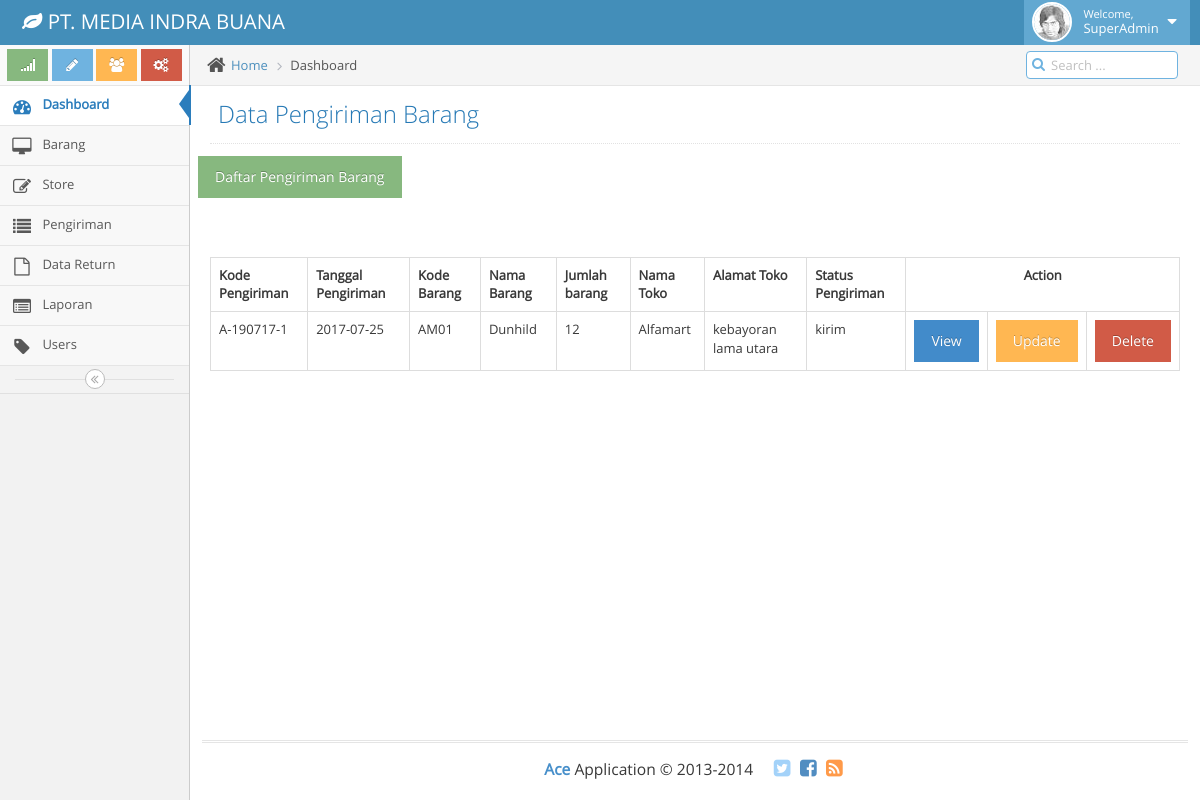
Screenshot of /SuperAdmin/pengiriman/data_pengiriman.php (signed in) with the database file from the repository.
### tables this page shows
CREATE TABLE `pengiriman` (
  `kode_pengiriman` varchar(11) NOT NULL,
  `tgl_pengiriman` date DEFAULT NULL,
  `kode_barang` varchar(11) DEFAULT NULL,
  `harga_satuan` int(20) DEFAULT NULL,
  `jumlah_barang` int(11) DEFAULT NULL,
  `kode_toko` varchar(11) DEFAULT NULL,
  `kode_status_pengiriman` int(11) DEFAULT NULL,
  `created_at` datetime DEFAULT NULL,
  `created_by` int(11) DEFAULT NULL,
  `modified_at` datetime DEFAULT NULL,
  `modified_by` int(11) DEFAULT NULL,
  PRIMARY KEY (`kode_pengiriman`)
);

CREATE TABLE `store` (
  `kode_toko` varchar(11) NOT NULL,
  `nama_toko` varchar(100) DEFAULT NULL,
  `alamat` text NOT NULL,
  `created_at` datetime DEFAULT NULL,
  `created_by` int(11) DEFAULT NULL,
  `modified_at` datetime DEFAULT NULL,
  `modified_by` int(11) DEFAULT NULL,
  PRIMARY KEY (`kode_toko`)
);

CREATE TABLE `barang` (
  `kode_barang` varchar(11) NOT NULL,
  `nama_barang` varchar(50) DEFAULT NULL,
  `brand` varchar(20) DEFAULT NULL,
  `isi` int(11) DEFAULT NULL,
  `harga` int(20) DEFAULT NULL,
  `created_at` datetime DEFAULT NULL,
  `created_by` varchar(20) DEFAULT NULL,
  `modified_at` datetime DEFAULT NULL,
  `modified_by` varchar(20) DEFAULT NULL,
  PRIMARY KEY (`kode_barang`)
);

CREATE TABLE `status_barang` (
  `id` int(11) NOT NULL AUTO_INCREMENT,
  `status` varchar(11) DEFAULT NULL,
  PRIMARY KEY (`id`)
);

### public/SuperAdmin/pengiriman/data_pengiriman.php (the view, shortened to what this page needs)
<!DOCTYPE html>
<html lang="en">
	<head>
		<link rel="stylesheet" href="../../assets/css/bootstrap.min.css" />
		<link rel="stylesheet" href="../../assets/font-awesome/4.5.0/css/font-awesome.min.css" />
		<link rel="stylesheet" href="../../assets/css/ace.min.css" class="ace-main-stylesheet" id="main-ace-style" />
		<link rel="stylesheet" href="../../assets/css/ace-skins.min.css" />
		<link rel="stylesheet" href="../../assets/css/ace-rtl.min.css" />
	</head>
	<body class="no-skin">
		<div class="main-container ace-save-state" id="main-container">
			<div class="main-content">
				<div class="main-content-inner">
					<div class="breadcrumbs ace-save-state" id="breadcrumbs">
						<ul class="breadcrumb">
							<li>
								<i class="ace-icon fa fa-home home-icon"></i>
								<a href="#">Home</a>
							</li>
							<li class="active">Dashboard</li>
						</ul>
						<div class="nav-search" id="nav-search">
							<form class="form-search">
								<span class="input-icon">
									<input type="text" placeholder="Search ..." class="nav-search-input" id="nav-search-input" autocomplete="off" />
									<i class="ace-icon fa fa-search nav-search-icon"></i>
								</span>
							</form>
						</div>
					</div>
					<div class="page-content">
						<div class="page-header">
							<h1>
								Data Pengiriman Barang
							</h1>
						</div>
						<div class="row">
						<a href="pengiriman.php"><button class="btn btn-success">Daftar Pengiriman Barang</button></a>
						<br>
						<br>
						</div>
						<br>
						<br>
						<div class="row">
							<div class="col-xs-12">
								<table class="table table-bordered table-hover">
									<tr>
										<th>Kode Pengiriman</th>
										<th>Tanggal Pengiriman</th>
										<th>Kode Barang</th>
										<th>Nama Barang</th>
										<th>Jumlah barang</th>
										<th>Nama Toko</th>
										<th>Alamat Toko</th>
										<th>Status Pengiriman</th>
										<th colspan="3"><center>Action</center></th>
									</tr>
									<?php
										$query = mysql_query("SELECT a.`kode_pengiriman`,a.`tgl_pengiriman`,a.`jumlah_barang`,b.`kode_toko`,b.`nama_toko`,b.`alamat`,c.`brand`,d.`status` FROM pengiriman AS a LEFT JOIN store AS b ON a.`kode_toko`=b.`kode_toko` LEFT JOIN barang	AS c ON a.`kode_barang`=c.`kode_barang`  LEFT JOIN status_barang AS d ON a.`kode_status_pengiriman`=d.`id` ORDER BY tgl_pengiriman DESC") or die(mysql_error());
									while ($data = mysql_fetch_array($query)) {
									 ?>
									<tr>
										<td><?php echo $data['kode_pengiriman']; ?></td>
										<td><?php echo $data['tgl_pengiriman']; ?></td>
										<td><?php echo $data['kode_toko']; ?></td>
										<td><?php echo $data['brand']; ?></td>
										<td><?php echo $data['jumlah_barang']; ?></td>
										<td><?php echo $data['nama_toko']; ?></td>
										<td><?php echo $data['alamat']; ?></td>
										<td><?php echo $data['status']; ?></td>
										<td><center><a href="view_pengiriman.php?kode_pengiriman=<?php echo $data['kode_pengiriman']; ?>"><button class="btn btn-primary">View</button></a></center></td>
										<td><center><a href="edit_pengiriman.php?kode_pengiriman=<?php echo $data['kode_pengiriman']?>"><button class="btn btn-warning">Update</button></a></center></td>
										<td><center><a href="hapus_pengiriman.php?kode_pengiriman=<?php echo $data['kode_pengiriman']; ?>"><button class="btn btn-danger">Delete</button></a></center></td>
									</tr>
									<?php } ?>
								</table>
							</div>
						</div>
					</div>
				</div>
			</div>
		</div>
	</body>
</html>

### rows the page displays
pengiriman: kode_pengiriman "A-190717-1", tgl_pengiriman "2017-07-25", kode_toko.kode_toko "AM01", kode_barang.brand "Dunhild", jumlah_barang "12", kode_toko.nama_toko "Alfamart", kode_toko.alamat "kebayoran lama utara", status_barang.status "kirim"
